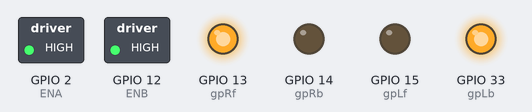
Bench run of a sketch on a simulated ESP32. Parts: switched loads named in the sketch (green lamp = pin HIGH), output pins drawn as LEDs (lit = HIGH). What the sketch prints to the serial monitor is not drawn.

Above: at 0.1 s.
Timing chart, 0 to 1.6 s (numbered marks = the images above):
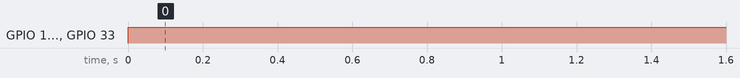

Measured:
- by itself, GPIO 12 (ENB), GPIO 13 (gpRf), GPIO 33 (gpLb): LOW → HIGH at 0.00 s

The sketch:

Turn_left.ino
```cpp
#define ENA 2   // Left
#define ENB 12    // Right
#define gpRb 14  // left Backward
#define gpRf 13  // left Forward
#define gpLb 33  // right Backward
#define gpLf 15  // right Forward
void setup() {
  // put your setup code here, to run once:
  Serial.begin(9600);//open serial and set the baudrate
  pinMode(gpLb,OUTPUT);//before useing io pin, pin mode must be set first
  pinMode(gpLf,OUTPUT);
  pinMode(gpRb,OUTPUT);
  pinMode(gpRf,OUTPUT);
  pinMode(ENA,OUTPUT);
  pinMode(ENB,OUTPUT);
}

void loop() {
  // put your main code here, to run repeatedly:
  digitalWrite(ENA,HIGH);  //enable L298n A channel
  digitalWrite(ENB,HIGH);  //enable L298n B channel
  digitalWrite(gpLb,HIGH); //set gpLb hight level
  digitalWrite(gpLf,LOW); //set gpLf low level
  digitalWrite(gpRb,LOW); //set gpRb low level
  digitalWrite(gpRf,HIGH); //set gpRf hight level
  Serial.println("Left"); //send message to serial monitor
}
```
